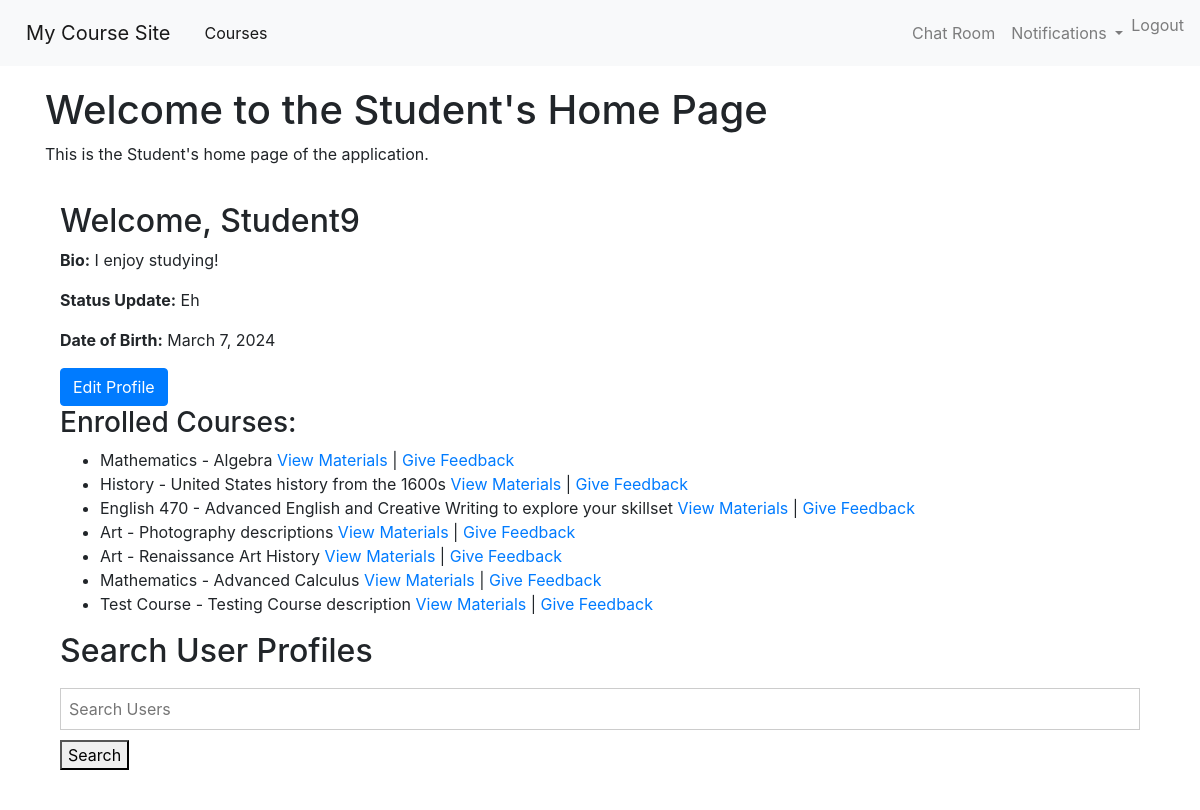
/ (signed in), run on an earlier commit of the app's database.
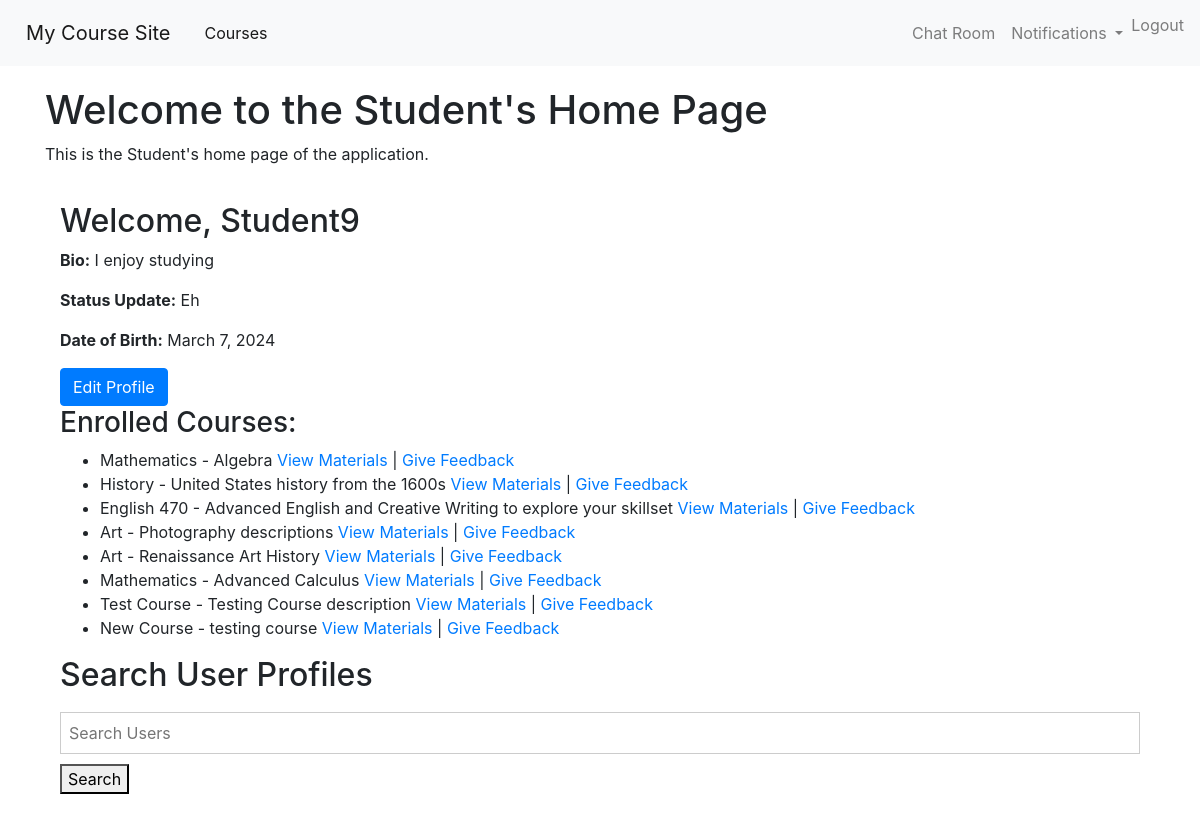
And on a later commit of the database.
### users/models.py (models this page shows, shortened)
class customUser(AbstractUser):
    real_name = models.CharField(max_length=100, blank=True, null=True)
    photo = models.ImageField(upload_to='user_photos/', blank=True, null=True)
    is_teacher = models.BooleanField(default=False)
    is_student = models.BooleanField(default=False)
    is_blocked = models.BooleanField(default=False)
    objects = CustomUserManager()

class Profile(models.Model):
    user = models.OneToOneField(settings.AUTH_USER_MODEL, on_delete=models.CASCADE, related_name='profile')
    bio = models.TextField(max_length=500, blank=True)
    status_update = models.CharField(max_length=255, blank=True)
    date_of_birth = models.DateField(null=True, blank=True)

### courses/models.py (models this page shows, shortened)
class Course(models.Model):
    title = models.CharField(max_length=255)
    description = models.TextField()
    teacher = models.ForeignKey(
        settings.AUTH_USER_MODEL,
        on_delete=models.CASCADE,
        related_name='taught_courses'
    )
    enrolled_students = models.ManyToManyField(
        settings.AUTH_USER_MODEL,
        related_name='enrolled_courses',
        blank=True  # Students can be enrolled in a course optionally
    )

### myproject/views.py (the view)
# urls.py: 2. Add a URL to urlpatterns:  path('', views.home, name='home')
def home(request):
    if request.user.is_authenticated:
        if request.user.is_teacher:
            return render(request, 'teachers_home.html')
        elif request.user.is_student:
            return render(request, 'students_home.html')
    return render(request, 'home.html')

### Notifications/context_processors.py (called while the page is built)
def notifications(request):
    if request.user.is_authenticated:
        return {
            'notifications': Notification.objects.filter(recipient=request.user, is_read=False)
        }
    else:
        return {}

### templates/students_home.html
{% extends 'base.html' %}
{% block content %}
<h1>Welcome to the Student's Home Page</h1>
<p>This is the Student's home page of the application.</p>
<div class="container">
    <h2>Welcome, {{ request.user.username }}</h2>
    <p><strong>Bio:</strong> {{ request.user.profile.bio }}</p>
    <p><strong>Status Update:</strong> {{ request.user.profile.status_update }}</p>
    <p><strong>Date of Birth:</strong> {{ request.user.profile.date_of_birth }}</p>
    <a href="{% url 'edit_profile' %}" class="btn btn-primary">Edit Profile</a>
    <h3>Enrolled Courses:</h3>
    <ul>
        {% for course in request.user.enrolled_courses.all %}
            <li>
                {{ course.title }} - {{ course.description }}
                <a href="{% url 'materials:material_list' course.id %}">View Materials</a> |
                <a href="{% url 'feedback:submit_feedback' course.id %}">Give Feedback</a>
            </li>
        {% empty %}
            <p>You have not enrolled in any courses yet.</p>
        {% endfor %}
    </ul>
    <h2>Search User Profiles</h2>
    <form method="GET" action="{% url 'user_search' %}">
        <input type="text" name="query" placeholder="Search Users"/>
        <button type="submit">Search</button>
    </form>
</div>
{% endblock %}

What changed in the data, as far as the page shows it:
changed customUser "Student9": user.profile.bio "I enjoy studying!" → "I enjoy studying"
now on this page (row unchanged): Course: title "New Course", description "testing course"
